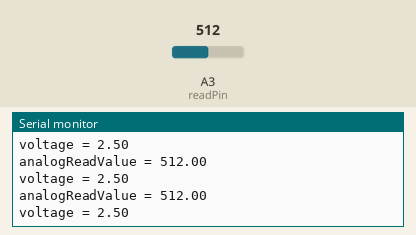
This program was run on a simulated Arduino Uno, built with avr-gcc and run on an emulated ATmega328P. Shown: the last lines printed to the serial monitor. The inputs (shaded band) are chosen by the test bench; at power-on: A3 (readPin) = 512.

Above: at 1.3 s.
1.4 s: A3 (readPin) set to 716
At 1.81 s:
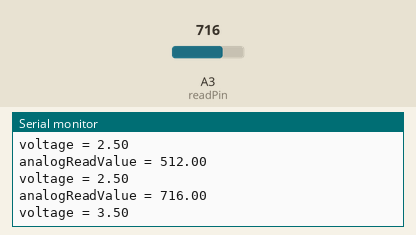
2.9 s: A3 (readPin) set to 900
At 3.31 s:
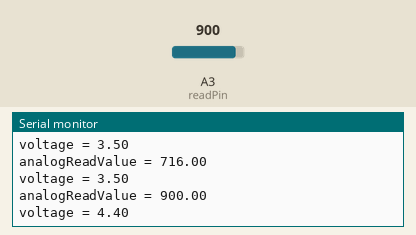
Timing chart, 0 to 5.9 s (numbered marks = the images above; inputs shaded):
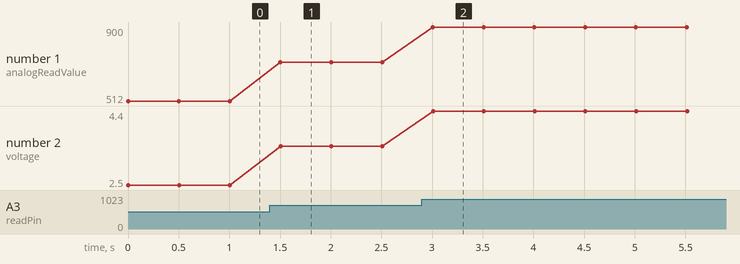

The program:

main.cpp
```cpp
#include <Arduino.h>

// From video tutorial https://www.youtube.com/watch?v=5TitZmA66bI&list=PLGs0VKk2DiYw-L-RibttcvK-WBZm8WLEP&index=10

int readPin = PIN_A3;
long delayTimeMilisecods = 500;

// put function declarations here:
float asVolts(float);

void setup() {

  // The default monitor speed is configured in the platform.ini file using the monitor_speed key
  // For more info on baud rate, visit https://www.youtube.com/watch?v=8GX5brSZ_1E
  Serial.begin(115200); // The baud rate defines how quick will the port read and write data
  while(!Serial) {};
  Serial.println("Serial comm started");

  pinMode(readPin, INPUT);
}

void loop() {
  // Serial.println("Reading analog signal");
  // put your main code here, to run repeatedly:
  float analogReadValue = analogRead(readPin);
  String msg0("analogReadValue = ");
  msg0.concat(String(analogReadValue, 2));

  Serial.println(msg0);

  float voltage = asVolts(analogReadValue);
  String msg1 = "voltage = ";
  Serial.print(msg1);
  Serial.println(voltage);

  delay(500);
}

// put function definitions here:
float asVolts(float analogRead) {
  // analogRead yields values between 0 and 1023
  // max read value represents max voltage (in this case, 5v)
  // using leading . notation to use float constants
  return 5. * analogRead / 1023.;
}
```

Measured:
- after the input at 1.4 s, the serial monitor: prints a new line after 0.10 s (image 1)
- after the input at 2.9 s, the serial monitor: prints a new line after 0.11 s (image 2)
- plotted number 1: 512 → 716 after the input at 1.4 s, 716 → 900 after the input at 2.9 s
- plotted number 2: 2.5 → 3.5 after the input at 1.4 s, 3.5 → 4.4 after the input at 2.9 s
